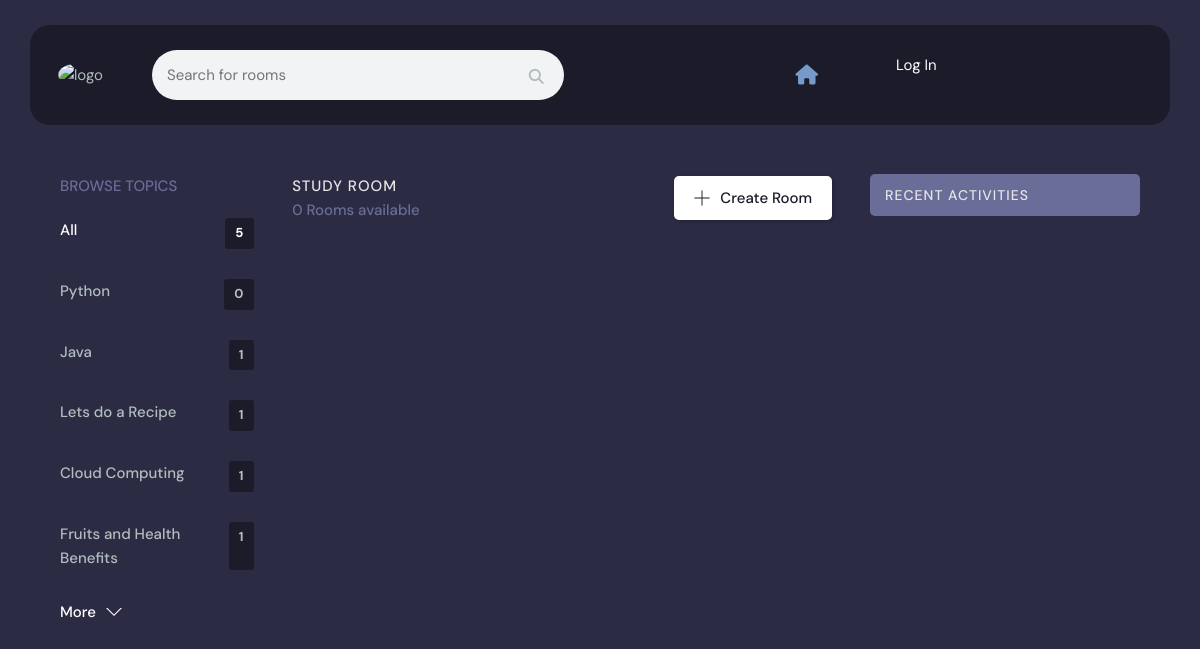
Before: /?q=Yuyuhakusho with the older database file.
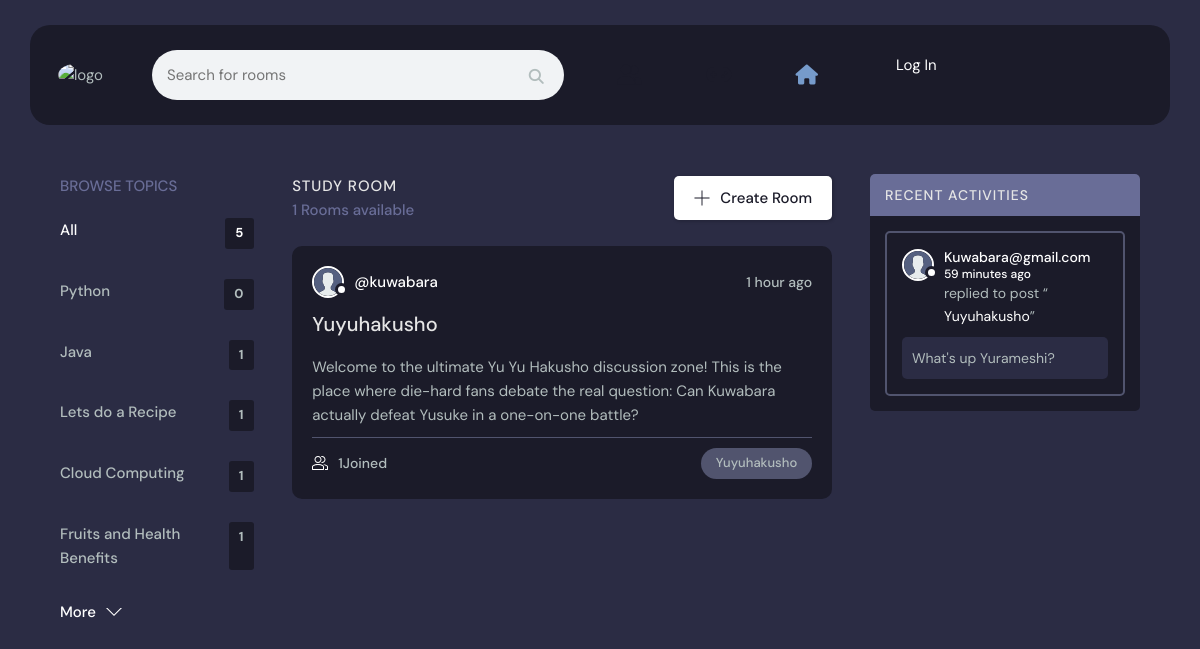
After: the same page with the newer database file.
### base/models.py (models this page shows, shortened)
class Topic(models.Model):
    name = models.CharField(max_length=200)

class Room(models.Model):
    host =  models.ForeignKey(User, on_delete=models.SET_NULL, null = True)
    topic = models.ForeignKey(Topic, on_delete=models.SET_NULL, null = True)
    name = models.CharField(max_length=200)
    description = models.TextField(null = True, blank=True)
    participants = models.ManyToManyField(User, related_name = 'participants', blank = True)
    updated = models.DateTimeField(auto_now=True)
    created = models.DateTimeField(auto_now_add=True)
    class Meta:
        ordering = ['-updated', '-created']
    def __str__(self):
        return self.name

class User(AbstractUser):
    name = models.CharField(max_length=200, null=True)
    email = models.EmailField(unique=True, null=True)
    bio = models.TextField(null=True)
    id = models.UUIDField(primary_key=True, default=uuid.uuid4)
    avatar = models.ImageField(null=True, default="avatar.svg")
    USERNAME_FIELD = 'email'
    REQUIRED_FIELDS = ['username']

class Message(models.Model):
    user = models.ForeignKey(User, on_delete=models.CASCADE)
    room = models.ForeignKey(Room, on_delete=models.CASCADE)
    body = models.TextField()
    updated = models.DateTimeField(auto_now=True)
    created = models.DateTimeField(auto_now_add=True)
    class Meta:
        ordering = ['-updated', '-created']

### base/views.py (the view)
# urls.py: path('', views.home, name="home"),
def home(request):
    q = request.GET.get('q') if request.GET.get('q') != None else ''
    rooms = Room.objects.filter(
        Q(topic__name__icontains = q) |
        Q(name__icontains = q) |
        Q(description__icontains = q)
        )
    topics = Topic.objects.all()[0:5]
    room_count = rooms.count()
    room_messages = Message.objects.filter(Q(room__topic__name__icontains=q))
    context = {'rooms':rooms, 'topics':topics, 'room_count':room_count, 'room_messages':room_messages}
    return render(request, 'base/home.html', context)

### base/templates/base/home.html (shortened to what this page needs)
{% extends 'main.html'%}
{% block content%}
    <main class="layout layout--3">
      <div class="container">
        <div>{% include 'base/topics_component.html'%}</div>
        <div class="roomList">
          <div class="roomList__header">
            <div>
              <h2>Study Room</h2>
              <p>{{room_count}} Rooms available</p>
            </div>
            <a class="btn btn--main" href="{% url 'create-room' %}">
              <svg version="1.1" xmlns="http://www.w3.org/2000/svg" width="32" height="32" viewBox="0 0 32 32">
                <title>add</title>
                <path
                  d="M16.943 0.943h-1.885v14.115h-14.115v1.885h14.115v14.115h1.885v-14.115h14.115v-1.885h-14.115v-14.115z"
                ></path>
              </svg>
              Create Room
            </a>
          </div>
          {% include 'base/feed_component.html' %}
        </div>
        {% include 'base/activity_component.html' %}
      </div>
    </main>
 {% endblock   %}

### base/templates/base/topics_component.html
{% block content%}
<div class="topics">
  <div class="topics__header">
    <h2>Browse Topics</h2>
  </div>
  <ul class="topics__list">
    <li>
      <a href="{% url 'home' %}" class="active">All <span>{{topics.count}}</span></a>
    </li>
    {% for topic in topics %}
    <li>
      <a href="{% url 'home' %}?q={{topic.name}}">{{topic.name}} <span>{{topic.room_set.all.count}}</span></a>
    </li>
    {% endfor %}
  </ul>
  <a class="btn btn--link" href="{% url 'topics' %}">
    More
    <svg version="1.1" xmlns="http://www.w3.org/2000/svg" width="32" height="32" viewBox="0 0 32 32">
      <title>chevron-down</title>
      <path d="M16 21l-13-13h-3l16 16 16-16h-3l-13 13z"></path>
    </svg>
  </a>
</div>
{% endblock content %}

### base/templates/base/feed_component.html (shortened to what this page needs)
{% for room in rooms %}
<div class="roomListRoom">
  <div class="roomListRoom__header">
    <a href="{% url 'user-profile' room.host.id %}" class="roomListRoom__author">
      <div class="avatar avatar--small">
        <img src="{{ room.host.avatar.url}}" />
      </div>
      <span>@{{ room.host.username}}</span>
    </a>
    <div class="roomListRoom__actions">
      <span>{{ room.created|timesince }} ago</span>
    </div>
  </div>
  <div class="roomListRoom__content">
    <a href="{% url 'room' room.id %}">{{room.name}}</a>
    <p>
      {{ room.description }}
    </p>
  </div>
  <div class="roomListRoom__meta">
    <a href="{% url 'room' room.id %}" class="roomListRoom__joined">
     {{ room.participants.all.count }}Joined
    </a>
    <p class="roomListRoom__topic">{{ room.topic.name }}</p>
  </div>
</div>
{% endfor %}

### base/templates/base/activity_component.html (shortened to what this page needs)
<div class="activities">
  <div class="activities__header">
    <h2>Recent Activities</h2>
  </div>
  {% for message in room_messages %}
  <div class="activities__box">
    <div class="activities__boxHeader roomListRoom__header">
      <a href="{% url 'user-profile' message.user.id %}" class="roomListRoom__author">
        <div class="avatar avatar--small">
          <img src="{{ message.user.avatar.url}}" />
        </div>
        <p>
          {{ message.user }}
          <span>{{ message.created|timesince}} ago</span>
        </p>
      </a>
    </div>
    <div class="activities__boxContent">
      <p>replied to post “<a href="{% url 'room' message.room.id  %}">{{ message.room }}</a>”</p>
      <div class="activities__boxRoomContent">
        {{ message.body }}
      </div>
    </div>
  </div>
  {% endfor %}
</div>

Changed rows visible on the page:
added Room: host.avatar (placeholder picture), host.username "kuwabara", created "1 hour", name "Yuyuhakusho", description "Welcome to the ultimate Yu Yu Hakusho discussion zone! This is the place where die-hard fans debate the real question: Can Kuwabara actually defeat Yusuke in a one-on-one battle?", participants.all.count "1", topic.name "Yuyuhakusho"
added Message: user.avatar (placeholder picture), user "Kuwabara@gmail.com", created "59 minutes", room "Yuyuhakusho", body "What's up Yurameshi?"
Other visible differences:
{{ room_count }}: "0" → "1"
